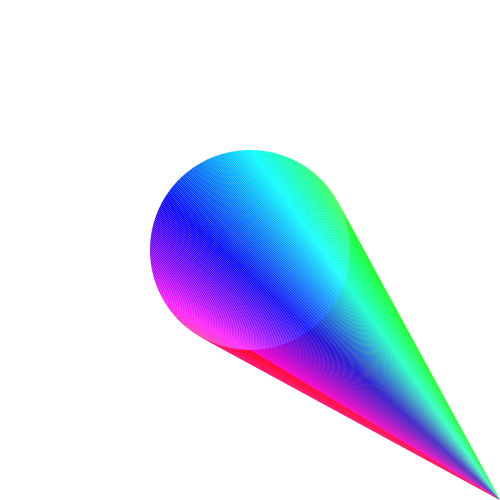
Frame 1 (no input)
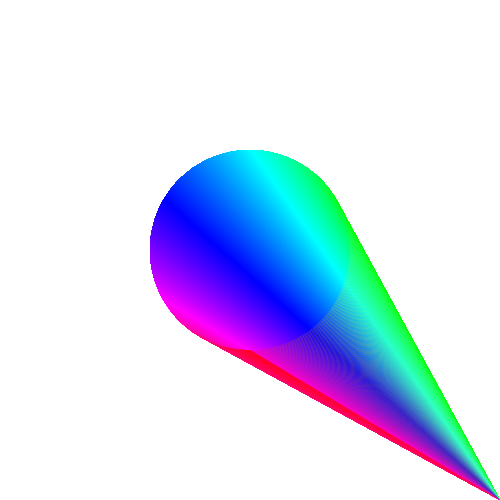
Frame 60 (no input)
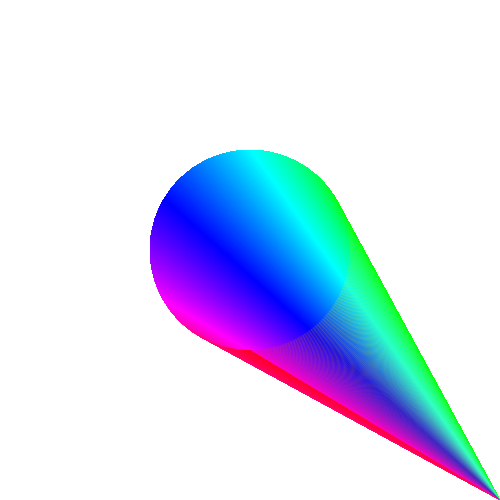
Frame 120 (the mouse pressed at the canvas centre since frame 60)

The p5.js sketch that drew these frames (run headless with seeded random() and noise() and a simulated clock; from frame 60 on, the mouse is pressed at the canvas centre):

// p5.js sketch
// ── sketch.js
let numSegments = 360;
let stepAngle = 360/numSegments;
let R = 100;

function setup(){
  createCanvas(500,500);
  background(255,255,255);
  colorMode(HSB,360,100,100);
  angleMode(DEGREES);
  noStroke();
}

function draw(){
  push();//Push pop creates an instance where the coordinate system can be manipulated
  translate(250,250);//Pushes the origin down to 250,250
  fill(200,0,0);
  beginShape(TRIANGLE_FAN);
  vertex(250,250);
  for(let a=0; a <= 360; a += stepAngle){
      let vx =R * cos(a);
      let vy =R * sin(a);

      fill(a,100,100);
      vertex(vy,vx);
  }
  endShape();
  pop();//Ends the instance
}
